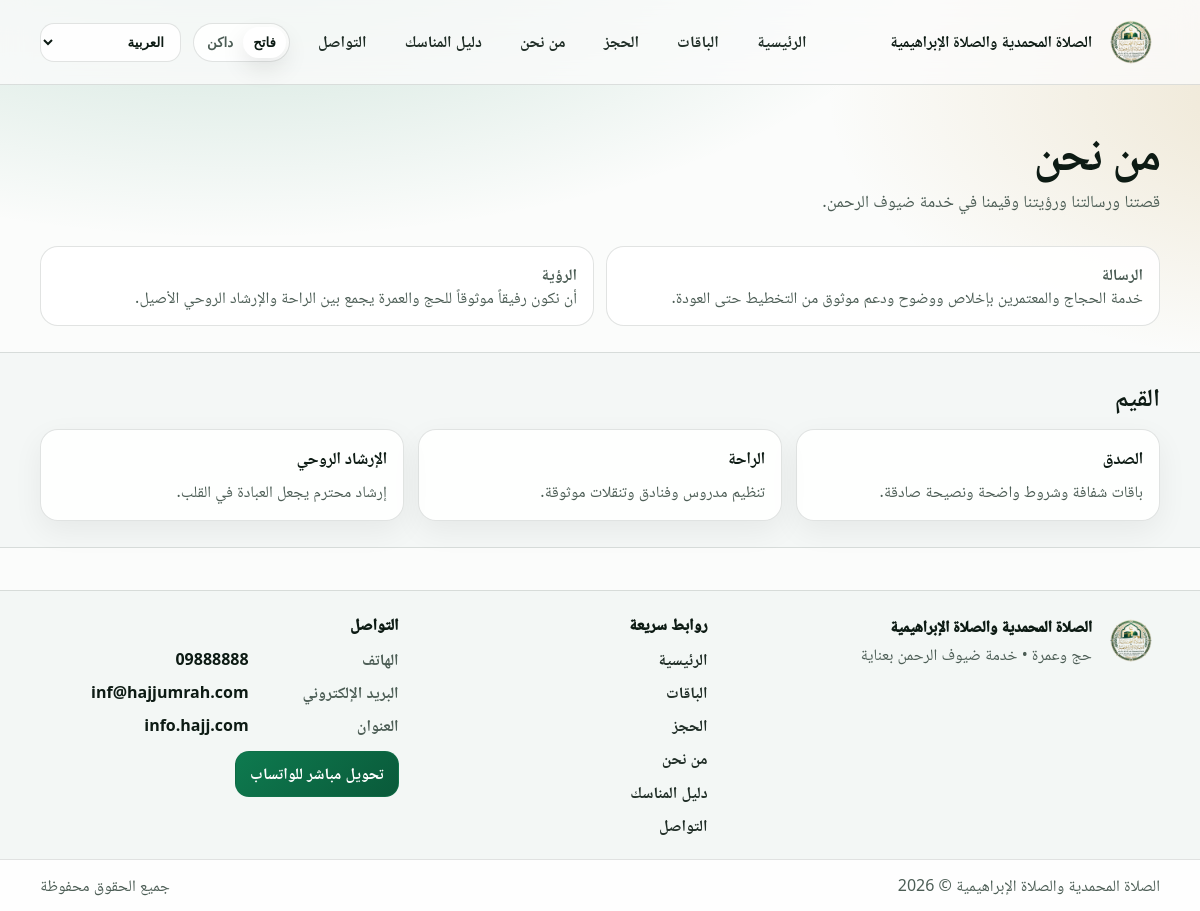
/about, run on the app's committed database.
### app/models.py (models this page shows)
class SiteConfig(db.Model):
    __tablename__ = "site_config"
    id = db.Column(db.Integer, primary_key=True)
    logo_filename = db.Column(db.String(255), nullable=False, default="logo.svg")
    hero_bg_filename = db.Column(db.String(255), nullable=False, default="hero_default.svg")
    site_name_ar = db.Column(
        db.String(255),
        nullable=False,
        default="الصلاة المحمدية والصلاة الإبراهيمية",
    )
    site_name_en = db.Column(
        db.String(255),
        nullable=False,
        default="Al-Salat Al-Muhammadiya & Al-Salat Al-Ibrahimiya",
    )
    site_name_ku = db.Column(
        db.String(255),
        nullable=False,
        default="الصلاة المحمدية والصلاة الإبراهيمية",
    )
    updated_at = db.Column(
        db.DateTime, default=datetime.utcnow, onupdate=datetime.utcnow, nullable=False
    )

class SocialSetting(db.Model):
    __tablename__ = "social_settings"
    id = db.Column(db.Integer, primary_key=True)
    key = db.Column(db.String(60), unique=True, nullable=False)
    value = db.Column(db.String(600), nullable=False, default="")
    updated_at = db.Column(
        db.DateTime, default=datetime.utcnow, onupdate=datetime.utcnow, nullable=False
    )

### app/public_routes.py (the view)
@public_bp.get("/about")
def about():
    locale = get_locale()
    return render_template("about.html", locale=locale, is_rtl=locale in RTL_LANGS)

### app/i18n.py (called while the page is built)
def get_locale():
    lang = session.get("lang")
    if lang in current_app.config.get("SUPPORTED_LANGS", ()):
        return lang
    accept = request.accept_languages.best_match(current_app.config.get("SUPPORTED_LANGS"))
    return accept or current_app.config.get("DEFAULT_LANG", "ar")

def t(key: str) -> str:
    lang = getattr(g, "locale", current_app.config.get("DEFAULT_LANG", "ar"))
    return TRANSLATIONS.get(lang, {}).get(key) or TRANSLATIONS["en"].get(key) or key

def inject_i18n(app):
    @app.before_request
    def _set_locale():
        g.locale = get_locale()
        g.is_rtl = g.locale in RTL_LANGS
    @app.context_processor
    def _ctx():
        return {
            "t": t,
            "locale": getattr(g, "locale", app.config.get("DEFAULT_LANG", "ar")),
            "is_rtl": getattr(g, "is_rtl", True),
            "supported_langs": app.config.get("SUPPORTED_LANGS", ("ar", "en", "ku")),
            "rtl_langs": RTL_LANGS,
        }

### app/templates/about.html
{% extends "base.html" %}
{% block content %}
  <section class="page-head">
    <div class="container">
      <h1 class="h1">{{ t('about_title') }}</h1>
      <p class="lead">{{ t('about_subtitle') }}</p>
    </div>
  </section>
  <section class="section">
    <div class="container">
      <div class="two-col">
        <div class="panel">
          <div class="panel-title">{{ t('about_mission_title') }}</div>
          <div class="muted">{{ t('about_mission_body') }}</div>
        </div>
        <div class="panel">
          <div class="panel-title">{{ t('about_vision_title') }}</div>
          <div class="muted">{{ t('about_vision_body') }}</div>
        </div>
      </div>
    </div>
  </section>
  <section class="section section-muted">
    <div class="container">
      <div class="section-head">
        <h2 class="h2">{{ t('about_values_title') }}</h2>
      </div>
      <div class="cards">
        <article class="card">
          <div class="card-title">{{ t('about_value_1_title') }}</div>
          <div class="card-desc">{{ t('about_value_1_body') }}</div>
        </article>
        <article class="card">
          <div class="card-title">{{ t('about_value_2_title') }}</div>
          <div class="card-desc">{{ t('about_value_2_body') }}</div>
        </article>
        <article class="card">
          <div class="card-title">{{ t('about_value_3_title') }}</div>
          <div class="card-desc">{{ t('about_value_3_body') }}</div>
        </article>
      </div>
    </div>
  </section>
{% endblock %}

### app/templates/base.html (shortened to what this page needs)
<!doctype html>
<html lang="{{ locale }}" dir="{{ 'rtl' if is_rtl else 'ltr' }}" data-theme="light">
  <head>
    <link rel="stylesheet" href="{{ url_for('static', filename='css/styles.css') }}" />
  </head>
  <body>
    <header class="site-header">
      <div class="container header-row">
        <a class="brand" href="{{ url_for('public.home') }}">
          <div class="brand-mark" aria-hidden="true">
            <img class="brand-logo" src="{{ url_for('static', filename='uploads/' + (current_logo_filename or 'logo.png')) }}" alt="Logo" />
          </div>
          <div class="brand-text">
            <div class="brand-title">{{ current_site_name }}</div>
          </div>
        </a>
        <nav id="siteNav" class="nav" aria-label="Primary">
          <a class="nav-link" href="{{ url_for('public.home') }}">{{ t('nav_home') }}</a>
          <a class="nav-link" href="{{ url_for('public.packages') }}">{{ t('nav_packages') }}</a>
          <a class="nav-link" href="{{ url_for('public.booking') }}">{{ t('nav_booking') }}</a>
          <a class="nav-link" href="{{ url_for('public.about') }}">{{ t('nav_about') }}</a>
          <a class="nav-link" href="{{ url_for('public.guide') }}">{{ t('nav_guide') }}</a>
          <a class="nav-link" href="{{ url_for('public.contact') }}">{{ t('nav_contact') }}</a>
        </nav>
        <div class="header-actions">
          <div class="segmented theme-segmented" role="group" aria-label="Theme">
            <button class="segmented-btn" type="button" data-theme-btn="light">{{ t('theme_light') }}</button>
            <button class="segmented-btn" type="button" data-theme-btn="dark">{{ t('theme_dark') }}</button>
          </div>
          <label class="select lang-desktop">
            <select id="langSelect" class="select-control">
              <option value="ar" {% if locale == 'ar' %}selected{% endif %}>{{ t('lang_ar') }}</option>
            </select>
          </label>
        </div>
      </div>
    </header>
    <main>
      {% block content %}{% endblock %}
    </main>
    <footer class="site-footer">
      <div class="container footer-grid">
        <div class="footer-brand">
          <div class="footer-brand-row">
            <div class="footer-mark" aria-hidden="true">
              <img class="footer-logo" src="{{ url_for('static', filename='uploads/' + (current_logo_filename or 'logo.png')) }}" alt="Logo" />
            </div>
            <div>
              <div class="footer-title">{{ current_site_name }}</div>
              <div class="footer-tagline">{{ t('footer_tagline') }}</div>
            </div>
          </div>
        </div>
        <div class="footer-col">
          <div class="footer-head">{{ t('footer_quick_links') }}</div>
          <div class="footer-links">
            <a class="footer-link" href="{{ url_for('public.home') }}">{{ t('nav_home') }}</a>
            <a class="footer-link" href="{{ url_for('public.packages') }}">{{ t('nav_packages') }}</a>
            <a class="footer-link" href="{{ url_for('public.booking') }}">{{ t('nav_booking') }}</a>
            <a class="footer-link" href="{{ url_for('public.about') }}">{{ t('nav_about') }}</a>
            <a class="footer-link" href="{{ url_for('public.guide') }}">{{ t('nav_guide') }}</a>
            <a class="footer-link" href="{{ url_for('public.contact') }}">{{ t('nav_contact') }}</a>
          </div>
        </div>
        <div class="footer-col">
          <div class="footer-head">{{ t('footer_contact') }}</div>
          <div class="footer-meta">
            {% if company_contact.phone %}
              <div class="footer-meta-row">
                <div class="footer-meta-label">{{ t('footer_phone') }}</div>
                <a class="footer-meta-value" href="tel:{{ company_contact.phone }}">{{ company_contact.phone }}</a>
              </div>
            {% endif %}
            {% if company_contact.email %}
              <div class="footer-meta-row">
                <div class="footer-meta-label">{{ t('footer_email') }}</div>
                <a class="footer-meta-value" href="mailto:{{ company_contact.email }}">{{ company_contact.email }}</a>
              </div>
            {% endif %}
            {% if company_contact.address %}
              <div class="footer-meta-row">
                <div class="footer-meta-label">{{ t('footer_address') }}</div>
                <div class="footer-meta-value">{{ company_contact.address }}</div>
              </div>
            {% endif %}
          </div>
          <div class="footer-actions">
            {% if whatsapp_support_url %}
              <a class="btn btn-primary footer-whatsapp" href="{{ whatsapp_support_url }}" target="_blank" rel="noopener">{{ t('direct_whatsapp_button') }}</a>
            {% endif %}
          </div>
        </div>
      </div>
      <div class="footer-bottom">
        <div class="container footer-bottom-row">
          <div class="muted">{{ current_site_name }} © {{ current_year }}</div>
          <div class="muted">{{ t('footer_rights') }}</div>
        </div>
      </div>
    </footer>
  </body>
</html>

### data on the page
SiteConfig: logo_filename (picture), site_name_ar "الصلاة المحمدية والصلاة الإبراهيمية"
SocialSetting: phone "09888888"
SocialSetting: email "inf@hajjumrah.com"
SocialSetting: address "info.hajj.com"

### other printed values
{{ t('nav_home') }} "الرئيسية"
{{ t('nav_packages') }} "الباقات"
{{ t('nav_booking') }} "الحجز"
{{ t('nav_about') }} "من نحن"
{{ t('nav_guide') }} "دليل المناسك"
{{ t('nav_contact') }} "التواصل"
{{ t('theme_light') }} "فاتح"
{{ t('theme_dark') }} "داكن"
{{ t('about_title') }} "من نحن"
{{ t('about_subtitle') }} "قصتنا ورسالتنا ورؤيتنا وقيمنا في خدمة ضيوف الرحمن."
{{ t('about_mission_title') }} "الرسالة"
{{ t('about_mission_body') }} "خدمة الحجاج والمعتمرين بإخلاص ووضوح ودعم موثوق من التخطيط حتى العودة."
{{ t('about_vision_title') }} "الرؤية"
{{ t('about_vision_body') }} "أن نكون رفيقاً موثوقاً للحج والعمرة يجمع بين الراحة والإرشاد الروحي الأصيل."
{{ t('about_values_title') }} "القيم"
